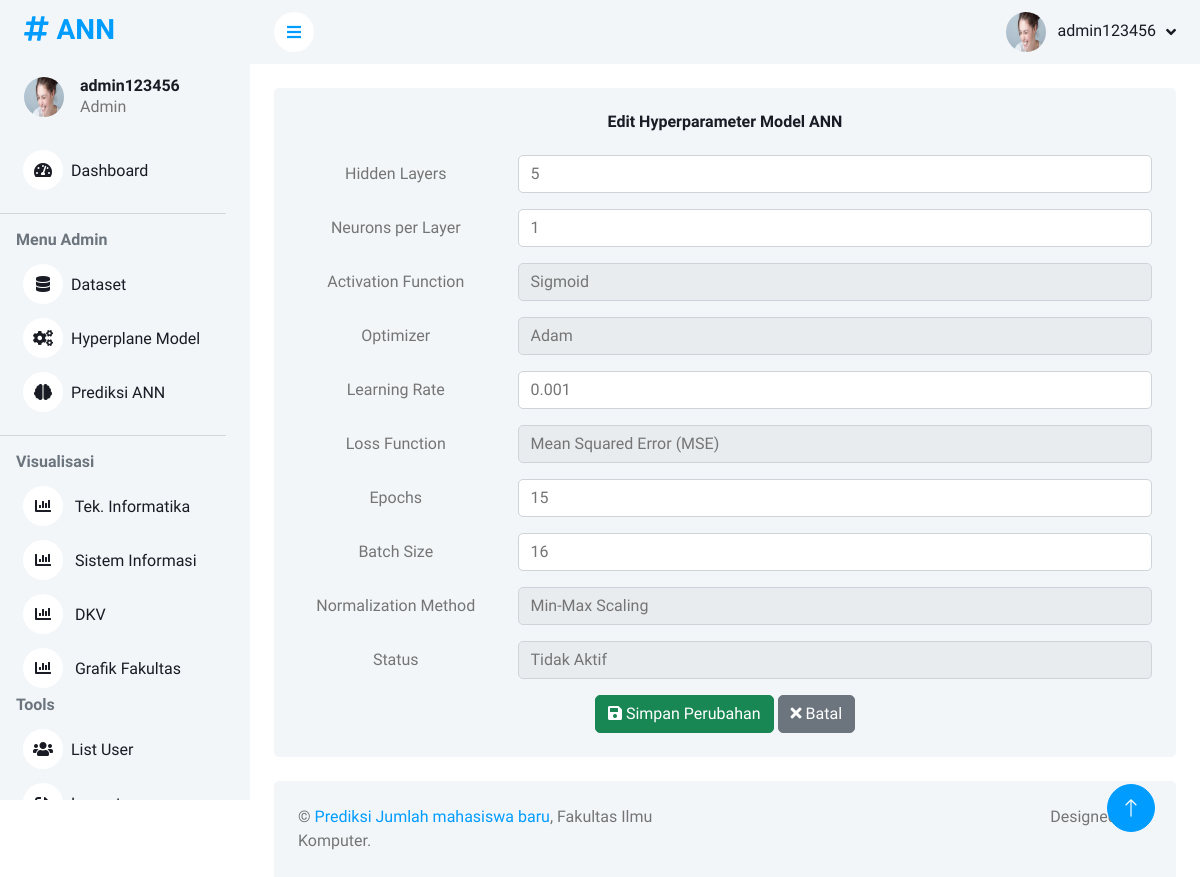
The app's page /hyperplane/edit/4 (signed in) with its own data.
### tables this page shows
CREATE TABLE "t_hyperplane" (
  "id" integer PRIMARY KEY AUTOINCREMENT,
  "hidden_layers" int NOT NULL,
  "neurons_per_layer" int NOT NULL,
  "activation_function" varchar(50) NOT NULL,
  "optimizer" varchar(50) NOT NULL,
  "learning_rate" float NOT NULL,
  "loss_function" varchar(50) NOT NULL,
  "epochs" int NOT NULL,
  "batch_size" int NOT NULL,
  "normalization_method" varchar(50) NOT NULL,
  "status" char(128),
  "created_at" timestamp DEFAULT(CURRENT_TIMESTAMP)
);

### app/view.py (the view)
        def decorated_function(*args, **kwargs):
            role = get_user_role()
            if role not in allowed_roles:
                flash("Anda tidak memiliki izin untuk mengakses halaman ini!", "danger")
                return redirect(url_for('index'))
            return f(*args, **kwargs)

### app/conf.py (called while the page is built)
def getConnectionDB():
    try:
        conn = sqlite3.connect(DB_PATH, timeout=10)
        return conn
    except Exception as e:
        return f"Kesalahan : {e}"

def get_user_role():
    return session.get('role', 'guest')  # Default ke 'guest' jika belum login

### app/view.py (called while the page is built, shortened)
@app.before_request
def check_login():
    allowed_routes = ['signin', 'static']
    if 'username' not in session and request.endpoint not in allowed_routes:
        return redirect(url_for('signin'))

def role_required(allowed_roles):
    def wrapper(f):
        def decorated_function(*args, **kwargs):
            role = get_user_role()
            if role not in allowed_roles:
                flash("Anda tidak memiliki izin untuk mengakses halaman ini!", "danger")
                return redirect(url_for('index'))
            return f(*args, **kwargs)
        decorated_function.__name__ = f.__name__
        return decorated_function
    return wrapper

@app.route('/hyperplane/edit/<int:id>', methods=['GET', 'POST'])
@role_required(['admin'])
def edit_hyperplane(id):
    conn = getConnectionDB()
    cursor = conn.cursor()
    cursor.execute("SELECT * FROM t_hyperplane WHERE id = ?", (id,))
    row = cursor.fetchone()
    conn.close()
    if row:
        columns = [col[0] for col in cursor.description]
        hyperplane = dict(zip(columns, row))
        return render_template('edit_hyperplane.html', hyperplane=hyperplane)
    else:
        flash("Data tidak ditemukan!", "danger")
        return redirect(url_for('hyperplane'))

### app/templates/edit_hyperplane.html (shortened to what this page needs)
{% extends 'layouts/layout.html' %}
{% block content %}
<div class="container-fluid pt-4 px-4">
    <div class="bg-light text-center rounded p-4">
        <h6 class="mb-4">Edit Hyperparameter Model ANN</h6>
        <form method="POST">
            <div class="row mb-3">
                <label class="col-sm-3 col-form-label">Hidden Layers</label>
                <div class="col-sm-9">
                    <input type="number" name="hidden_layers" class="form-control" value="{{ hyperplane.hidden_layers }}" required>
                </div>
            </div>
            <div class="row mb-3">
                <label class="col-sm-3 col-form-label">Neurons per Layer</label>
                <div class="col-sm-9">
                    <input type="text" name="neurons_per_layer" class="form-control" value="{{ hyperplane.neurons_per_layer }}" required placeholder="Contoh: 8,16,32">
                </div>
            </div>
            <div class="row mb-3">
                <label class="col-sm-3 col-form-label">Activation Function</label>
                <div class="col-sm-9">
                    <select name="activation_function" class="form-control" required>
                        <option value="sigmoid" {% if hyperplane.activation_function == 'sigmoid' %}selected{% endif %}>Sigmoid</option>
                    </select>
                </div>
            </div>
            <div class="row mb-3">
                <label class="col-sm-3 col-form-label">Optimizer</label>
                <div class="col-sm-9">
                    <select name="optimizer" class="form-control" required>
                        <option value="adam" {% if hyperplane.optimizer == 'adam' %}selected{% endif %}>Adam</option>
                    </select>
                </div>
            </div>
            <div class="row mb-3">
                <label class="col-sm-3 col-form-label">Learning Rate</label>
                <div class="col-sm-9">
                    <input type="number" step="0.0001" name="learning_rate" class="form-control" value="{{ hyperplane.learning_rate }}" required>
                </div>
            </div>
            <div class="row mb-3">
                <label class="col-sm-3 col-form-label">Loss Function</label>
                <div class="col-sm-9">
                    <select name="loss_function" class="form-control" required>
                        <option value="mse" {% if hyperplane.loss_function == 'mse' %}selected{% endif %}>Mean Squared Error (MSE)</option>
                    </select>
                </div>
            </div>
            <div class="row mb-3">
                <label class="col-sm-3 col-form-label">Epochs</label>
                <div class="col-sm-9">
                    <input type="number" name="epochs" class="form-control" value="{{ hyperplane.epochs }}" required min="1">
                </div>
            </div>
            <div class="row mb-3">
                <label class="col-sm-3 col-form-label">Batch Size</label>
                <div class="col-sm-9">
                    <input type="number" name="batch_size" class="form-control" value="{{ hyperplane.batch_size }}" required min="1">
                </div>
            </div>
            <div class="row mb-3">
                <label class="col-sm-3 col-form-label">Normalization Method</label>
                <div class="col-sm-9">
                    <select name="normalization_method" class="form-control" required>
                        <option value="minmax" {% if hyperplane.normalization_method == 'minmax' %}selected{% endif %}>Min-Max Scaling</option>
                    </select>
                </div>
            </div>
            <div class="row mb-3">
                <label class="col-sm-3 col-form-label">Status</label>
                <div class="col-sm-9">
                    <select name="status" class="form-control">
                        <option value="N" {% if hyperplane.status == 'N' %}selected{% endif %}>Tidak Aktif</option>
                    </select>
                </div>
            </div>
            <button type="submit" class="btn btn-success"><i class="fa fa-save"></i> Simpan Perubahan</button>
            <a href="{{ url_for('hyperplane') }}" class="btn btn-secondary"><i class="fa fa-times"></i> Batal</a>
        </form>
    </div>
</div>
{% endblock %}

### app/static/css/style.css (style rules this page uses)
:root { --primary: #009CFF; --light: #F3F6F9; --dark: #191C24; }
.btn { transition: .5s; }

### records on screen
t_hyperplane: hidden_layers "5", neurons_per_layer "1", activation_function "Sigmoid", optimizer "Adam", learning_rate "0.001", loss_function "Mean Squared Error (MSE)", epochs "15", batch_size "16", normalization_method "Min-Max Scaling", status "Tidak Aktif"

### other values on screen
{{ session['username'] }} "admin123456"
{{ session['role'].capitalize() }} "Admin"
